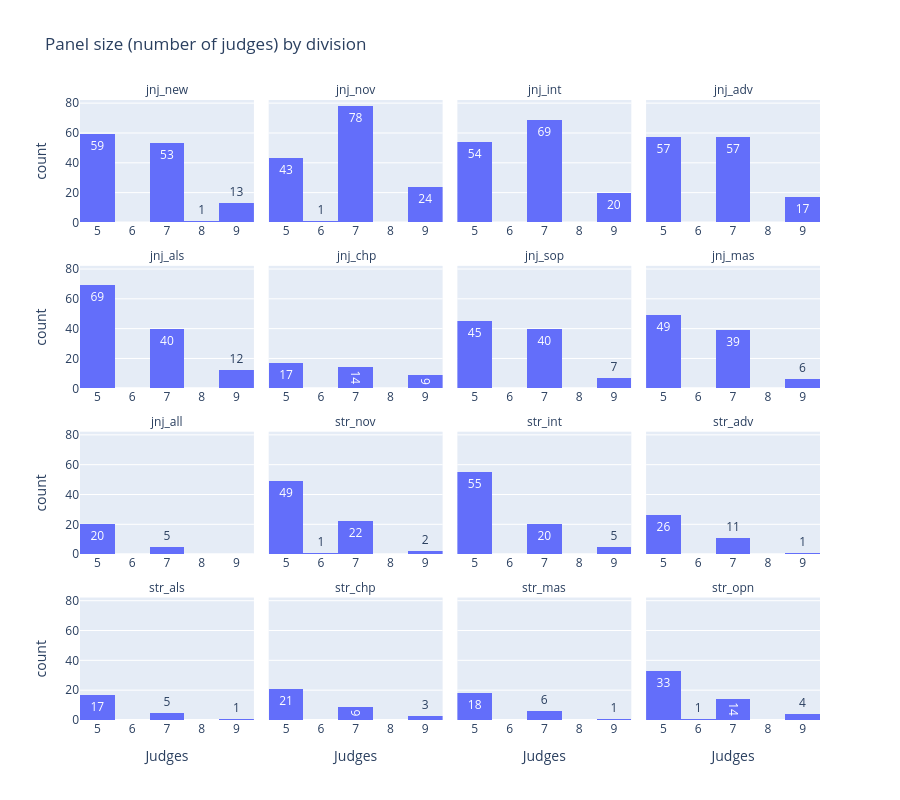

Notebook code cell kept with this figure:
### Code cell
LEVEL_ORDER = ["new", "nov", "int", "adv", "als", "chp", "jnr", "sop", "mas", "opn", "all"]

def _div_sort_key(token):
    fmt, _, lvl = token.partition("_")
    return (fmt, LEVEL_ORDER.index(lvl) if lvl in LEVEL_ORDER else len(LEVEL_ORDER))

div_order = sorted(df["div_token"].unique(), key=_div_sort_key)

fig = px.histogram(
    df,
    x="num_judges",
    facet_col="div_token",
    facet_col_wrap=4,
    category_orders={"div_token": div_order},
    title="Panel size (number of judges) by division",
    labels={"num_judges": "Judges"},
    height=800,
    text_auto=True,
)
fig.update_layout(showlegend=False)
fig.update_xaxes(dtick=1, minallowed=4.5, maxallowed=9.5, showticklabels=True)
fig.for_each_annotation(lambda a: a.update(text=a.text.split("=")[-1]))
fig.show()

### Figure 1 — Plotly figure (JSON) as saved in the notebook; plotly's stock layout.template omitted (floating-point values rounded to 4 significant figures; data arrays with more than 128 entries replaced by an {"elided": "..."} marker saying what was removed)
{"data": [{"bingroup": "x", "hovertemplate": "div_token=jnj_new<br>Judges=%{x}<br>count=%{y}<extra></extra>", "legendgroup": "", "marker": {"color": "#636efa", "pattern": {"shape": ""}}, "name": "", "orientation": "v", "showlegend": false, "texttemplate": "%{value}", "type": "histogram", "x": [7, 7, 5, 5, 5, 9, 8, 5, 7, 7, 7, 5, 7, 5, 7, 5, 5, 9, 5, 5, 7, 7, 7, 5, 5, 5, 5, 5, 9, 7, 5, 7, 5, 5, 5, 5, 7, 7, 7, 5, 7, 5, 5, 7, 5, 7, 5, 7, 7, 5, 7, 5, 5, 9, 5, 5, 7, 5, 5, 7, 5, 7, 5, 5, 9, 7, 5, 5, 7, 9, 9, 5, 5, 5, 5, 7, 7, 5, 9, 7, 7, 5, 7, 9, 5, 7, 5, 7, 7, 7, 5, 7, 7, 7, 7, 5, 7, 7, 7, 5, 5, 7, 7, 7, 9, 9, 7, 9, 5, 7, 9, 5, 5, 5, 7, 5, 5, 7, 5, 7, 5, 5, 7, 5, 7, 7], "xaxis": "x13", "yaxis": "y13"}, {"bingroup": "x", "hovertemplate": "div_token=jnj_nov<br>Judges=%{x}<br>count=%{y}<extra></extra>", "legendgroup": "", "marker": {"color": "#636efa", "pattern": {"shape": ""}}, "name": "", "orientation": "v", "showlegend": false, "texttemplate": "%{value}", "type": "histogram", "x": {"elided": "146 int values"}, "xaxis": "x14", "yaxis": "y14"}, {"bingroup": "x", "hovertemplate": "div_token=jnj_int<br>Judges=%{x}<br>count=%{y}<extra></extra>", "legendgroup": "", "marker": {"color": "#636efa", "pattern": {"shape": ""}}, "name": "", "orientation": "v", "showlegend": false, "texttemplate": "%{value}", "type": "histogram", "x": {"elided": "143 int values"}, "xaxis": "x15", "yaxis": "y15"}, {"bingroup": "x", "hovertemplate": "div_token=jnj_adv<br>Judges=%{x}<br>count=%{y}<extra></extra>", "legendgroup": "", "marker": {"color": "#636efa", "pattern": {"shape": ""}}, "name": "", "orientation": "v", "showlegend": false, "texttemplate": "%{value}", "type": "histogram", "x": {"elided": "131 int values"}, "xaxis": "x16", "yaxis": "y16"}, {"bingroup": "x", "hovertemplate": "div_token=jnj_als<br>Judges=%{x}<br>count=%{y}<extra></extra>", "legendgroup": "", "marker": {"color": "#636efa", "pattern": {"shape": ""}}, "name": "", "orientation": "v", "showlegend": false, "texttemplate": "%{value}", "type": "histogram", "x": [5, 7, 5, 5, 7, 9, 7, 5, 7, 5, 5, 5, 7, 5, 7, 5, 5, 5, 7, 7, 7, 9, 5, 5, 5, 5, 5, 9, 7, 5, 7, 5, 5, 5, 5, 7, 5, 5, 7, 5, 7, 5, 5, 5, 5, 5, 5, 5, 9, 5, 7, 9, 7, 5, 5, 9, 5, 5, 5, 7, 5, 5, 7, 5, 7, 5, 5, 7, 5, 7, 9, 9, 5, 7, 7, 5, 5, 7, 5, 5, 9, 7, 5, 7, 5, 7, 5, 5, 7, 5, 7, 5, 7, 5, 7, 5, 5, 7, 7, 7, 7, 9, 5, 9, 5, 7, 5, 5, 5, 5, 7, 7, 7, 5, 7, 5, 5, 5, 5, 9, 5], "xaxis": "x9", "yaxis": "y9"}, {"bingroup": "x", "hovertemplate": "div_token=jnj_chp<br>Judges=%{x}<br>count=%{y}<extra></extra>", "legendgroup": "", "marker": {"color": "#636efa", "pattern": {"shape": ""}}, "name": "", "orientation": "v", "showlegend": false, "texttemplate": "%{value}", "type": "histogram", "x": [7, 5, 7, 5, 7, 9, 7, 13, 9, 5, 5, 9, 5, 7, 5, 5, 11, 9, 5, 9, 7, 9, 5, 5, 7, 9, 5, 5, 5, 7, 5, 7, 7, 7, 5, 7, 9, 9, 5, 5, 7, 7, 13], "xaxis": "x10", "yaxis": "y10"}, {"bingroup": "x", "hovertemplate": "div_token=jnj_sop<br>Judges=%{x}<br>count=%{y}<extra></extra>", "legendgroup": "", "marker": {"color": "#636efa", "pattern": {"shape": ""}}, "name": "", "orientation": "v", "showlegend": false, "texttemplate": "%{value}", "type": "histogram", "x": [5, 5, 7, 7, 5, 7, 7, 5, 7, 7, 5, 7, 7, 5, 7, 5, 5, 5, 9, 5, 7, 5, 5, 5, 5, 7, 7, 5, 5, 7, 7, 5, 7, 5, 5, 9, 5, 7, 5, 7, 5, 7, 5, 5, 7, 5, 5, 9, 5, 5, 5, 7, 5, 5, 5, 7, 5, 7, 9, 5, 7, 5, 7, 7, 5, 7, 7, 7, 5, 7, 7, 7, 5, 7, 7, 9, 7, 9, 7, 7, 9, 5, 5, 5, 7, 5, 5, 7, 5, 5, 7, 7], "xaxis": "x11", "yaxis": "y11"}, {"bingroup": "x", "hovertemplate": "div_token=jnj_mas<br>Judges=%{x}<br>count=%{y}<extra></extra>", "legendgroup": "", "marker": {"color": "#636efa", "pattern": {"shape": ""}}, "name": "", "orientation": "v", "showlegend": false, "texttemplate": "%{value}", "type": "histogram", "x": [7, 5, 7, 5, 5, 7, 5, 7, 7, 7, 5, 7, 9, 5, 7, 5, 5, 5, 5, 9, 7, 7, 7, 5, 5, 5, 5, 5, 7, 7, 7, 7, 5, 7, 5, 5, 7, 7, 5, 7, 9, 5, 9, 5, 5, 7, 5, 5, 9, 5, 5, 5, 5, 7, 5, 5, 7, 5, 5, 5, 5, 5, 7, 5, 5, 7, 5, 5, 7, 7, 7, 5, 7, 5, 7, 5, 7, 7, 5, 7, 7, 5, 5, 7, 9, 7, 7, 5, 5, 7, 5, 5, 7, 7], "xaxis": "x12", "yaxis": "y12"}, {"bingroup": "x", "hovertemplate": "div_token=jnj_all<br>Judges=%{x}<br>count=%{y}<extra></extra>", "legendgroup": "", "marker": {"color": "#636efa", "pattern": {"shape": ""}}, "name": "", "orientation": "v", "showlegend": false, "texttemplate": "%{value}", "type": "histogram", "x": [5, 5, 5, 7, 5, 7, 5, 7, 5, 5, 5, 5, 5, 5, 5, 5, 7, 5, 5, 5, 7, 5, 5, 5, 5], "xaxis": "x5", "yaxis": "y5"}, {"bingroup": "x", "hovertemplate": "div_token=str_nov<br>Judges=%{x}<br>count=%{y}<extra></extra>", "legendgroup": "", "marker": {"color": "#636efa", "pattern": {"shape": ""}}, "name": "", "orientation": "v", "showlegend": false, "texttemplate": "%{value}", "type": "histogram", "x": [5, 5, 7, 7, 5, 7, 7, 5, 5, 5, 6, 5, 7, 5, 5, 5, 5, 5, 5, 5, 5, 5, 7, 5, 5, 5, 5, 5, 7, 5, 7, 5, 5, 5, 5, 5, 5, 5, 5, 5, 5, 5, 5, 5, 5, 5, 7, 7, 5, 9, 5, 5, 5, 5, 5, 7, 7, 7, 7, 7, 7, 7, 7, 9, 5, 7, 7, 5, 5, 5, 5, 7, 5, 7], "xaxis": "x6", "yaxis": "y6"}, {"bingroup": "x", "hovertemplate": "div_token=str_int<br>Judges=%{x}<br>count=%{y}<extra></extra>", "legendgroup": "", "marker": {"color": "#636efa", "pattern": {"shape": ""}}, "name": "", "orientation": "v", "showlegend": false, "texttemplate": "%{value}", "type": "histogram", "x": [5, 7, 5, 7, 5, 5, 5, 7, 5, 9, 7, 5, 5, 5, 5, 9, 5, 5, 5, 5, 5, 7, 5, 5, 5, 5, 5, 7, 5, 7, 5, 5, 5, 5, 5, 5, 5, 7, 5, 5, 5, 9, 5, 5, 5, 5, 5, 7, 5, 7, 7, 5, 7, 9, 5, 5, 5, 7, 5, 7, 5, 7, 5, 7, 5, 7, 9, 5, 7, 5, 5, 5, 5, 5, 5, 5, 7, 5, 5, 7], "xaxis": "x7", "yaxis": "y7"}, {"bingroup": "x", "hovertemplate": "div_token=str_adv<br>Judges=%{x}<br>count=%{y}<extra></extra>", "legendgroup": "", "marker": {"color": "#636efa", "pattern": {"shape": ""}}, "name": "", "orientation": "v", "showlegend": false, "texttemplate": "%{value}", "type": "histogram", "x": [5, 7, 5, 7, 5, 5, 5, 5, 5, 5, 7, 5, 5, 5, 5, 7, 7, 5, 5, 5, 5, 5, 5, 5, 7, 5, 5, 5, 5, 7, 7, 5, 5, 5, 7, 7, 9, 7], "xaxis": "x8", "yaxis": "y8"}, {"bingroup": "x", "hovertemplate": "div_token=str_als<br>Judges=%{x}<br>count=%{y}<extra></extra>", "legendgroup": "", "marker": {"color": "#636efa", "pattern": {"shape": ""}}, "name": "", "orientation": "v", "showlegend": false, "texttemplate": "%{value}", "type": "histogram", "x": [7, 5, 5, 5, 5, 9, 5, 5, 5, 5, 7, 5, 7, 5, 5, 5, 5, 5, 5, 5, 7, 5, 7], "xaxis": "x", "yaxis": "y"}, {"bingroup": "x", "hovertemplate": "div_token=str_chp<br>Judges=%{x}<br>count=%{y}<extra></extra>", "legendgroup": "", "marker": {"color": "#636efa", "pattern": {"shape": ""}}, "name": "", "orientation": "v", "showlegend": false, "texttemplate": "%{value}", "type": "histogram", "x": [5, 7, 7, 9, 5, 5, 7, 5, 5, 5, 5, 7, 5, 5, 9, 5, 9, 7, 5, 5, 5, 5, 5, 5, 7, 5, 5, 5, 5, 7, 7, 5, 7], "xaxis": "x2", "yaxis": "y2"}, {"bingroup": "x", "hovertemplate": "div_token=str_mas<br>Judges=%{x}<br>count=%{y}<extra></extra>", "legendgroup": "", "marker": {"color": "#636efa", "pattern": {"shape": ""}}, "name": "", "orientation": "v", "showlegend": false, "texttemplate": "%{value}", "type": "histogram", "x": [5, 5, 5, 9, 5, 5, 5, 5, 5, 7, 7, 5, 5, 5, 5, 7, 5, 5, 5, 5, 7, 7, 5, 5, 7], "xaxis": "x3", "yaxis": "y3"}, {"bingroup": "x", "hovertemplate": "div_token=str_opn<br>Judges=%{x}<br>count=%{y}<extra></extra>", "legendgroup": "", "marker": {"color": "#636efa", "pattern": {"shape": ""}}, "name": "", "orientation": "v", "showlegend": false, "texttemplate": "%{value}", "type": "histogram", "x": [5, 5, 5, 5, 5, 5, 6, 5, 5, 7, 4, 9, 7, 7, 5, 5, 5, 5, 7, 7, 9, 5, 5, 7, 5, 5, 9, 5, 5, 5, 9, 7, 5, 7, 7, 5, 5, 5, 7, 5, 7, 5, 7, 5, 5, 5, 5, 5, 5, 7, 5, 5, 7], "xaxis": "x4", "yaxis": "y4"}], "layout": {"annotations": [{"font": {}, "showarrow": false, "text": "str_als", "x": 0.1175, "xanchor": "center", "xref": "paper", "y": 0.1975, "yanchor": "bottom", "yref": "paper"}, {"font": {}, "showarrow": false, "text": "str_chp", "x": 0.3725, "xanchor": "center", "xref": "paper", "y": 0.1975, "yanchor": "bottom", "yref": "paper"}, {"font": {}, "showarrow": false, "text": "str_mas", "x": 0.6275, "xanchor": "center", "xref": "paper", "y": 0.1975, "yanchor": "bottom", "yref": "paper"}, {"font": {}, "showarrow": false, "text": "str_opn", "x": 0.8825, "xanchor": "center", "xref": "paper", "y": 0.1975, "yanchor": "bottom", "yref": "paper"}, {"font": {}, "showarrow": false, "text": "jnj_all", "x": 0.1175, "xanchor": "center", "xref": "paper", "y": 0.465, "yanchor": "bottom", "yref": "paper"}, {"font": {}, "showarrow": false, "text": "str_nov", "x": 0.3725, "xanchor": "center", "xref": "paper", "y": 0.465, "yanchor": "bottom", "yref": "paper"}, {"font": {}, "showarrow": false, "text": "str_int", "x": 0.6275, "xanchor": "center", "xref": "paper", "y": 0.465, "yanchor": "bottom", "yref": "paper"}, {"font": {}, "showarrow": false, "text": "str_adv", "x": 0.8825, "xanchor": "center", "xref": "paper", "y": 0.465, "yanchor": "bottom", "yref": "paper"}, {"font": {}, "showarrow": false, "text": "jnj_als", "x": 0.1175, "xanchor": "center", "xref": "paper", "y": 0.7325, "yanchor": "bottom", "yref": "paper"}, {"font": {}, "showarrow": false, "text": "jnj_chp", "x": 0.3725, "xanchor": "center", "xref": "paper", "y": 0.7325, "yanchor": "bottom", "yref": "paper"}, {"font": {}, "showarrow": false, "text": "jnj_sop", "x": 0.6275, "xanchor": "center", "xref": "paper", "y": 0.7325, "yanchor": "bottom", "yref": "paper"}, {"font": {}, "showarrow": false, "text": "jnj_mas", "x": 0.8825, "xanchor": "center", "xref": "paper", "y": 0.7325, "yanchor": "bottom", "yref": "paper"}, {"font": {}, "showarrow": false, "text": "jnj_new", "x": 0.1175, "xanchor": "center", "xref": "paper", "y": 1, "yanchor": "bottom", "yref": "paper"}, {"font": {}, "showarrow": false, "text": "jnj_nov", "x": 0.3725, "xanchor": "center", "xref": "paper", "y": 1, "yanchor": "bottom", "yref": "paper"}, {"font": {}, "showarrow": false, "text": "jnj_int", "x": 0.6275, "xanchor": "center", "xref": "paper", "y": 1, "yanchor": "bottom", "yref": "paper"}, {"font": {}, "showarrow": false, "text": "jnj_adv", "x": 0.8825, "xanchor": "center", "xref": "paper", "y": 1, "yanchor": "bottom", "yref": "paper"}], "barmode": "relative", "height": 800, "legend": {"tracegroupgap": 0}, "showlegend": false, "title": {"text": "Panel size (number of judges) by division"}, "xaxis": {"anchor": "y", "domain": [0, 0.235], "dtick": 1, "maxallowed": 9.5, "minallowed": 4.5, "showticklabels": true, "title": {"text": "Judges"}}, "xaxis10": {"anchor": "y10", "domain": [0.255, 0.49], "dtick": 1, "matches": "x", "maxallowed": 9.5, "minallowed": 4.5, "showticklabels": true}, "xaxis11": {"anchor": "y11", "domain": [0.51, 0.745], "dtick": 1, "matches": "x", "maxallowed": 9.5, "minallowed": 4.5, "showticklabels": true}, "xaxis12": {"anchor": "y12", "domain": [0.765, 1.0], "dtick": 1, "matches": "x", "maxallowed": 9.5, "minallowed": 4.5, "showticklabels": true}, "xaxis13": {"anchor": "y13", "domain": [0, 0.235], "dtick": 1, "matches": "x", "maxallowed": 9.5, "minallowed": 4.5, "showticklabels": true}, "xaxis14": {"anchor": "y14", "domain": [0.255, 0.49], "dtick": 1, "matches": "x", "maxallowed": 9.5, "minallowed": 4.5, "showticklabels": true}, "xaxis15": {"anchor": "y15", "domain": [0.51, 0.745], "dtick": 1, "matches": "x", "maxallowed": 9.5, "minallowed": 4.5, "showticklabels": true}, "xaxis16": {"anchor": "y16", "domain": [0.765, 1.0], "dtick": 1, "matches": "x", "maxallowed": 9.5, "minallowed": 4.5, "showticklabels": true}, "xaxis2": {"anchor": "y2", "domain": [0.255, 0.49], "dtick": 1, "matches": "x", "maxallowed": 9.5, "minallowed": 4.5, "showticklabels": true, "title": {"text": "Judges"}}, "xaxis3": {"anchor": "y3", "domain": [0.51, 0.745], "dtick": 1, "matches": "x", "maxallowed": 9.5, "minallowed": 4.5, "showticklabels": true, "title": {"text": "Judges"}}, "xaxis4": {"anchor": "y4", "domain": [0.765, 1.0], "dtick": 1, "matches": "x", "maxallowed": 9.5, "minallowed": 4.5, "showticklabels": true, "title": {"text": "Judges"}}, "xaxis5": {"anchor": "y5", "domain": [0, 0.235], "dtick": 1, "matches": "x", "maxallowed": 9.5, "minallowed": 4.5, "showticklabels": true}, "xaxis6": {"anchor": "y6", "domain": [0.255, 0.49], "dtick": 1, "matches": "x", "maxallowed": 9.5, "minallowed": 4.5, "showticklabels": true}, "xaxis7": {"anchor": "y7", "domain": [0.51, 0.745], "dtick": 1, "matches": "x", "maxallowed": 9.5, "minallowed": 4.5, "showticklabels": true}, "xaxis8": {"anchor": "y8", "domain": [0.765, 1.0], "dtick": 1, "matches": "x", "maxallowed": 9.5, "minallowed": 4.5, "showticklabels": true}, "xaxis9": {"anchor": "y9", "domain": [0, 0.235], "dtick": 1, "matches": "x", "maxallowed": 9.5, "minallowed": 4.5, "showticklabels": true}, "yaxis": {"anchor": "x", "domain": [0, 0.1975], "title": {"text": "count"}}, "yaxis10": {"anchor": "x10", "domain": [0.535, 0.7325], "matches": "y", "showticklabels": false}, "yaxis11": {"anchor": "x11", "domain": [0.535, 0.7325], "matches": "y", "showticklabels": false}, "yaxis12": {"anchor": "x12", "domain": [0.535, 0.7325], "matches": "y", "showticklabels": false}, "yaxis13": {"anchor": "x13", "domain": [0.8025, 1], "matches": "y", "title": {"text": "count"}}, "yaxis14": {"anchor": "x14", "domain": [0.8025, 1], "matches": "y", "showticklabels": false}, "yaxis15": {"anchor": "x15", "domain": [0.8025, 1], "matches": "y", "showticklabels": false}, "yaxis16": {"anchor": "x16", "domain": [0.8025, 1], "matches": "y", "showticklabels": false}, "yaxis2": {"anchor": "x2", "domain": [0, 0.1975], "matches": "y", "showticklabels": false}, "yaxis3": {"anchor": "x3", "domain": [0, 0.1975], "matches": "y", "showticklabels": false}, "yaxis4": {"anchor": "x4", "domain": [0, 0.1975], "matches": "y", "showticklabels": false}, "yaxis5": {"anchor": "x5", "domain": [0.2675, 0.465], "matches": "y", "title": {"text": "count"}}, "yaxis6": {"anchor": "x6", "domain": [0.2675, 0.465], "matches": "y", "showticklabels": false}, "yaxis7": {"anchor": "x7", "domain": [0.2675, 0.465], "matches": "y", "showticklabels": false}, "yaxis8": {"anchor": "x8", "domain": [0.2675, 0.465], "matches": "y", "showticklabels": false}, "yaxis9": {"anchor": "x9", "domain": [0.535, 0.7325], "matches": "y", "title": {"text": "count"}}}}
